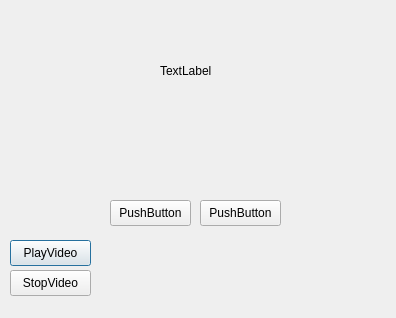
<?xml version="1.0" encoding="UTF-8"?>
<ui version="4.0">
 <class>Dialog</class>
 <widget class="QDialog" name="Dialog">
  <property name="geometry">
   <rect>
    <x>0</x>
    <y>0</y>
    <width>396</width>
    <height>318</height>
   </rect>
  </property>
  <property name="windowTitle">
   <string>Dialog</string>
  </property>
  <widget class="QPushButton" name="pushButton">
   <property name="geometry">
    <rect>
     <x>10</x>
     <y>240</y>
     <width>81</width>
     <height>26</height>
    </rect>
   </property>
   <property name="text">
    <string>PlayVideo</string>
   </property>
  </widget>
  <widget class="QPushButton" name="pushButton_2">
   <property name="geometry">
    <rect>
     <x>10</x>
     <y>270</y>
     <width>81</width>
     <height>26</height>
    </rect>
   </property>
   <property name="text">
    <string>StopVideo</string>
   </property>
  </widget>
  <widget class="QPushButton" name="pushButton_3">
   <property name="geometry">
    <rect>
     <x>110</x>
     <y>200</y>
     <width>81</width>
     <height>26</height>
    </rect>
   </property>
   <property name="text">
    <string>PushButton</string>
   </property>
  </widget>
  <widget class="QPushButton" name="pushButton_4">
   <property name="geometry">
    <rect>
     <x>200</x>
     <y>200</y>
     <width>81</width>
     <height>26</height>
    </rect>
   </property>
   <property name="text">
    <string>PushButton</string>
   </property>
  </widget>
  <widget class="QLabel" name="label">
   <property name="enabled">
    <bool>true</bool>
   </property>
   <property name="geometry">
    <rect>
     <x>160</x>
     <y>50</y>
     <width>51</width>
     <height>41</height>
    </rect>
   </property>
   <property name="mouseTracking">
    <bool>false</bool>
   </property>
   <property name="text">
    <string>TextLabel</string>
   </property>
  </widget>
 </widget>
 <resources/>
 <connections/>
</ui>
